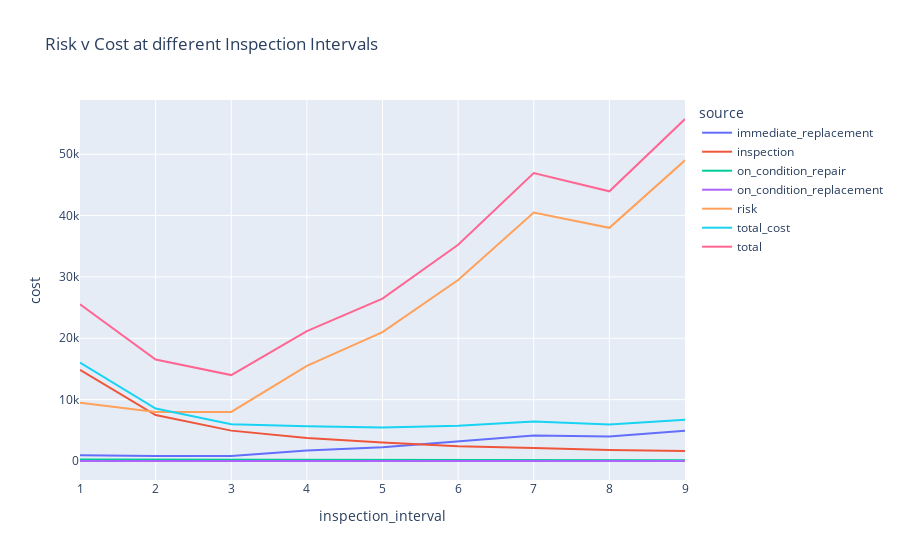

Notebook code cell kept with this figure:
### Code cell
def update_inspection_interval_figure():
    
    df = expected_inspection_interval(1,10)
    df_plot = df.melt(id_vars='inspection_interval', var_name = 'source', value_name='cost')
    fig = px.line(df_plot, x="inspection_interval", y="cost", color='source', title='Risk v Cost at different Inspection Intervals')
    return fig

update_inspection_interval_figure().show()

### Figure 1 — Plotly figure (JSON) as saved in the notebook; plotly's stock layout.template omitted (floating-point values rounded to 4 significant figures)
{"data": [{"hovertemplate": "source=immediate_replacement<br>inspection_interval=%{x}<br>cost=%{y}<extra></extra>", "legendgroup": "immediate_replacement", "line": {"color": "#636efa", "dash": "solid"}, "mode": "lines", "name": "immediate_replacement", "orientation": "v", "showlegend": true, "type": "scatter", "x": [1, 2, 3, 4, 5, 6, 7, 8, 9], "xaxis": "x", "y": [950, 800, 800, 1700, 2250, 3150, 4150, 4000, 4950], "yaxis": "y"}, {"hovertemplate": "source=inspection<br>inspection_interval=%{x}<br>cost=%{y}<extra></extra>", "legendgroup": "inspection", "line": {"color": "#EF553B", "dash": "solid"}, "mode": "lines", "name": "inspection", "orientation": "v", "showlegend": true, "type": "scatter", "x": [1, 2, 3, 4, 5, 6, 7, 8, 9], "xaxis": "x", "y": [14850, 7497, 4950, 3750, 2997, 2400, 2100, 1800, 1650], "yaxis": "y"}, {"hovertemplate": "source=on_condition_repair<br>inspection_interval=%{x}<br>cost=%{y}<extra></extra>", "legendgroup": "on_condition_repair", "line": {"color": "#00cc96", "dash": "solid"}, "mode": "lines", "name": "on_condition_repair", "orientation": "v", "showlegend": true, "type": "scatter", "x": [1, 2, 3, 4, 5, 6, 7, 8, 9], "xaxis": "x", "y": [254, 253, 252, 219, 218, 177, 173, 145, 134], "yaxis": "y"}, {"hovertemplate": "source=on_condition_replacement<br>inspection_interval=%{x}<br>cost=%{y}<extra></extra>", "legendgroup": "on_condition_replacement", "line": {"color": "#ab63fa", "dash": "solid"}, "mode": "lines", "name": "on_condition_replacement", "orientation": "v", "showlegend": true, "type": "scatter", "x": [1, 2, 3, 4, 5, 6, 7, 8, 9], "xaxis": "x", "y": [0, 0, 0, 0, 0, 0, 0, 0, 0], "yaxis": "y"}, {"hovertemplate": "source=risk<br>inspection_interval=%{x}<br>cost=%{y}<extra></extra>", "legendgroup": "risk", "line": {"color": "#FFA15A", "dash": "solid"}, "mode": "lines", "name": "risk", "orientation": "v", "showlegend": true, "type": "scatter", "x": [1, 2, 3, 4, 5, 6, 7, 8, 9], "xaxis": "x", "y": [9500, 8000, 8000, 15500, 21000, 29500, 40500, 38000, 49000], "yaxis": "y"}, {"hovertemplate": "source=total_cost<br>inspection_interval=%{x}<br>cost=%{y}<extra></extra>", "legendgroup": "total_cost", "line": {"color": "#19d3f3", "dash": "solid"}, "mode": "lines", "name": "total_cost", "orientation": "v", "showlegend": true, "type": "scatter", "x": [1, 2, 3, 4, 5, 6, 7, 8, 9], "xaxis": "x", "y": [16054, 8550, 6002, 5669, 5465, 5727, 6423, 5945, 6734], "yaxis": "y"}, {"hovertemplate": "source=total<br>inspection_interval=%{x}<br>cost=%{y}<extra></extra>", "legendgroup": "total", "line": {"color": "#FF6692", "dash": "solid"}, "mode": "lines", "name": "total", "orientation": "v", "showlegend": true, "type": "scatter", "x": [1, 2, 3, 4, 5, 6, 7, 8, 9], "xaxis": "x", "y": [25554, 16550, 14002, 21169, 26465, 35227, 46923, 43945, 55734], "yaxis": "y"}], "layout": {"legend": {"title": {"text": "source"}, "tracegroupgap": 0}, "title": {"text": "Risk v Cost at different Inspection Intervals"}, "xaxis": {"anchor": "y", "domain": [0, 1], "title": {"text": "inspection_interval"}}, "yaxis": {"anchor": "x", "domain": [0, 1], "title": {"text": "cost"}}}}
